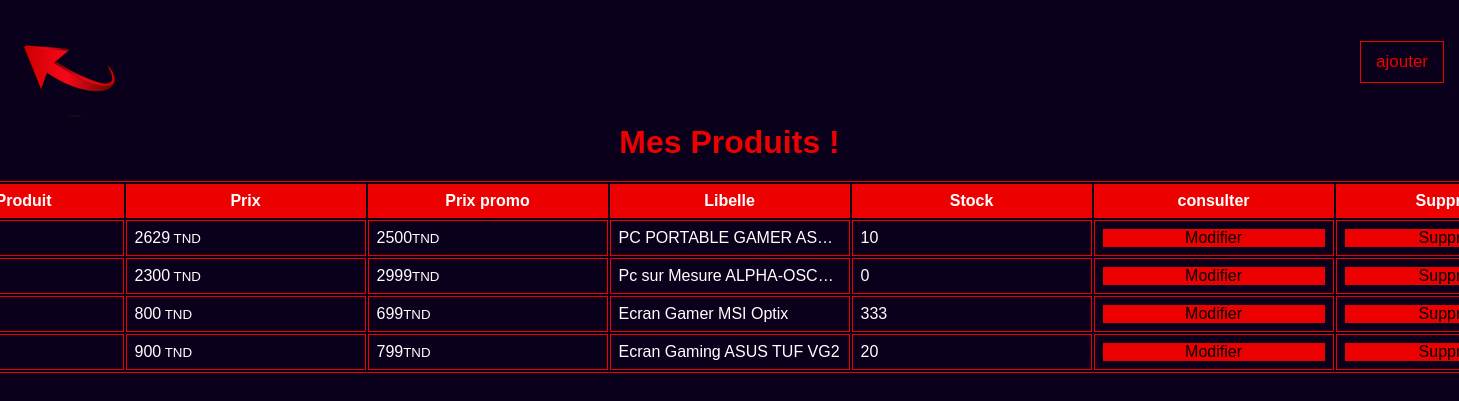
/admin/products.php, run on the app's committed database.
### tables this page shows
CREATE TABLE `products` (
  `id_produit` int(11) NOT NULL,
  `reference` varchar(50) NOT NULL,
  `id_categorie` int(11) NOT NULL,
  `lib` varchar(50) NOT NULL,
  `description` varchar(500) NOT NULL,
  `photo` varchar(500) NOT NULL,
  `prix` double NOT NULL,
  `promoprix` double NOT NULL DEFAULT 0,
  `stock` int(11) NOT NULL,
  `id_marque` int(11) NOT NULL,
  `home` tinyint(1) NOT NULL DEFAULT 0
);

### admin/products.php (the view, shortened to what this page needs)
<?php
    require_once("../connect.php");
    $req="SELECT * FROM products;";
    $res=mysqli_query($con,$req) or die(mysqli_error($con));
?>
<!DOCTYPE html>
<html lang="en">
<head>
    <link rel="stylesheet" href="../styles/index.css">
    <link rel="stylesheet" href="./styles/prod.css">
</head>
<body>
<header>
        <a class="arrow-prec" href="/route/admin/home.php"><img src="../assets/arrow.png" /></a>
        <a class="ajouter" href="/route/admin/ajouter.php">ajouter</a>
    </header>
    <main>
    <?php
        if(mysqli_num_rows($res)==0){
    ?>
        <h1>Pas de produits !</h1>
    <?php
        }else{
    ?>
        <h1>Mes Produits !</h1>
        <table>
        <thead>
        <tr>
            <th>Num Produit</th>
            <th>Prix</th>
            <th>Prix promo</th>
            <th>Libelle</th>
            <th>Stock</th>
            <th>consulter</th>
            <th>Supprimer</th>
        </tr>
        <?php
            while($t=mysqli_fetch_array($res)){
        ?>
        <tr>
            <td><?php echo $t['id_produit']; ?></td>
            <td><?php echo $t['prix']; ?><small> TND</small></td>
            <td><?php echo $t['promoprix']; ?><small>TND</small></td>
            <td><?php echo $t['lib']; ?></td>
            <td><?php echo $t['stock']; ?></td>
            <td><a class="referrer" href="/route/admin/detailprod.php?id=<?php echo $t['id_produit']; ?>">Modifier</a></td>
            <td>
                <form method="post">
                    <button type="submit">Supprimer</button>
                </form>
            </td>
        </tr>
        <?php }?>
    </thead>
        </table>
    <?php
        }
    ?>
    </main>
</body>
</html>

### styles/index.css (style rules this page uses)
* { margin: 0; padding: 0; box-sizing: border-box; outline: none !important; }
:root { --primary-dark-gtek:#0B001B; --primary-red-gtek:#EC0000; --primary-white-gtek:#B6B6B6; }
body { overflow-x: hidden; }

### admin/styles/prod.css (style rules this page uses)
body { background-color: var(--primary-dark-gtek); }
header { display: flex; justify-content: space-between; align-items: center; }
header a.ajouter { background-color: var(--primary-dark-gtek); padding: 10px 15px; color: var(--primary-red-gtek); text-decoration: none; cursor: pointer; border: 1px solid var(--primary-red-gtek); margin-right: 15px; font-size: 17px; font-family: 'Poppins',sans-serif; }
.arrow-prec img { width: 100px; transform: rotateY(180deg); margin: 20px 0 0 20px; }
table, td { border: 1px solid var(--primary-red-gtek); }
td,th { max-width:240px; min-width:240px; padding: 8px; }
main { display: flex; flex-direction: column; justify-content: center; align-items: center; }
td { color: white; font-family: 'Poppins',sans-serif; overflow-x: hidden; text-overflow: ellipsis; white-space: nowrap; }
tr:first-child { background-color: var(--primary-red-gtek); color: #fff; font-family: 'Poppins',sans-serif; }
h1 { margin-bottom: 20px; font-family: 'Poppins',sans-serif; color: var(--primary-red-gtek); }
a.referrer { background-color: var(--primary-red-gtek); color: black; text-decoration: none; width: 100%; height: 100%; display: flex; justify-content: center; align-items: center; }
table td button { background-color: var(--primary-red-gtek); color: black; width: 100%; height: 100%; display: flex; justify-content: center; align-items: center; border: none; font-size: 16px; cursor: pointer; }

### data on the page
products: prix "2629", promoprix "2500", lib "PC PORTABLE GAMER AS…", stock "10"
products: prix "2300", promoprix "2999", lib "Pc sur Mesure ALPHA-OSC…", stock "0"
products: prix "800", promoprix "699", lib "Ecran Gamer MSI Optix", stock "333"
products: prix "900", promoprix "799", lib "Ecran Gaming ASUS TUF VG2", stock "20"
